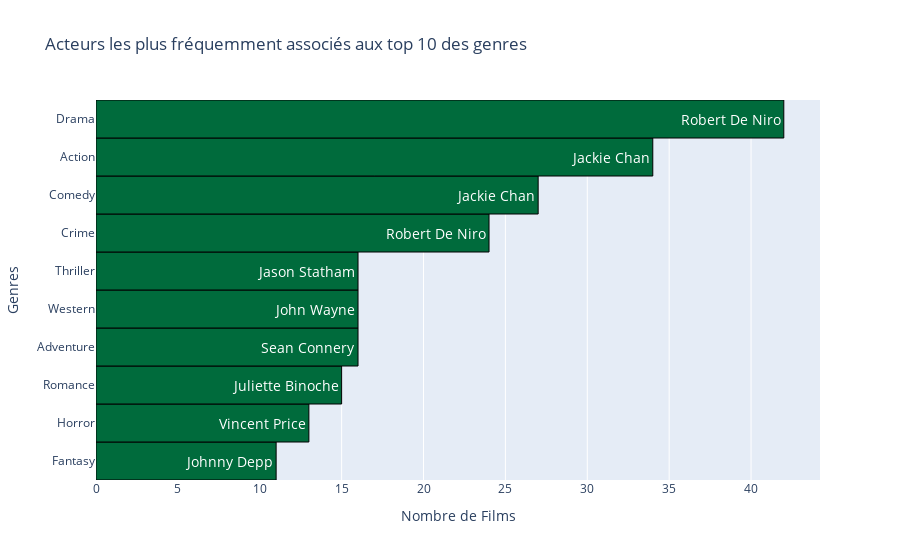

Source (notebook cell):
### Markdown cell above
- On veut afficher quels acteurs ont joué dans le plus de films pour chaque genre.

### Code cell
actors_by_genre = df.explode('titre_genres').groupby(['person_name', 'titre_genres']).size().reset_index(name='count')
top_actors_by_genre = actors_by_genre.sort_values('count', ascending=False).drop_duplicates('titre_genres')[:10][::-1]

fig = go.Figure(data=[
    go.Bar(
        x=top_actors_by_genre['count'],
        y=top_actors_by_genre['titre_genres'],
        orientation='h',
        marker=dict(
            color='#006b3c',
            line=dict(
                color='black',
                width=1
            )
        ),
        text=top_actors_by_genre['person_name'],
        textposition='auto',
        width=1,
        textfont=dict(
            size=14,
            color='white'
        )
    )
])

fig.update_layout(
    title='Acteurs les plus fréquemment associés aux top 10 des genres',
    xaxis_title='Nombre de Films',
    yaxis_title='Genres'
)

fig.show()

### Figure 1 — Plotly figure (JSON) as saved in the notebook; plotly's stock layout.template omitted (floating-point values rounded to 4 significant figures)
{"data": [{"marker": {"color": "#006b3c", "line": {"color": "black", "width": 1}}, "orientation": "h", "text": ["Johnny Depp", "Vincent Price", "Juliette Binoche", "Sean Connery", "John Wayne", "Jason Statham", "Robert De Niro", "Jackie Chan", "Jackie Chan", "Robert De Niro"], "textfont": {"color": "white", "size": 14}, "textposition": "auto", "type": "bar", "width": 1, "x": [11, 13, 15, 16, 16, 16, 24, 27, 34, 42], "y": ["Fantasy", "Horror", "Romance", "Adventure", "Western", "Thriller", "Crime", "Comedy", "Action", "Drama"]}], "layout": {"title": {"text": "Acteurs les plus fréquemment associés aux top 10 des genres"}, "xaxis": {"title": {"text": "Nombre de Films"}}, "yaxis": {"title": {"text": "Genres"}}}}
